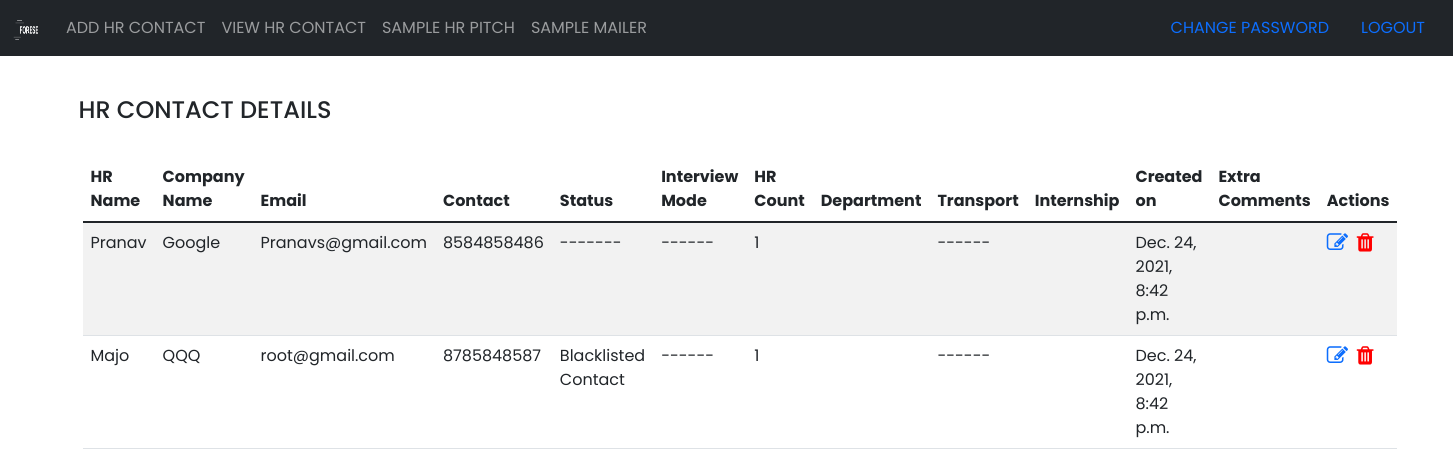
Before: /hr_features/show_hr/ (signed in) with the older database file.
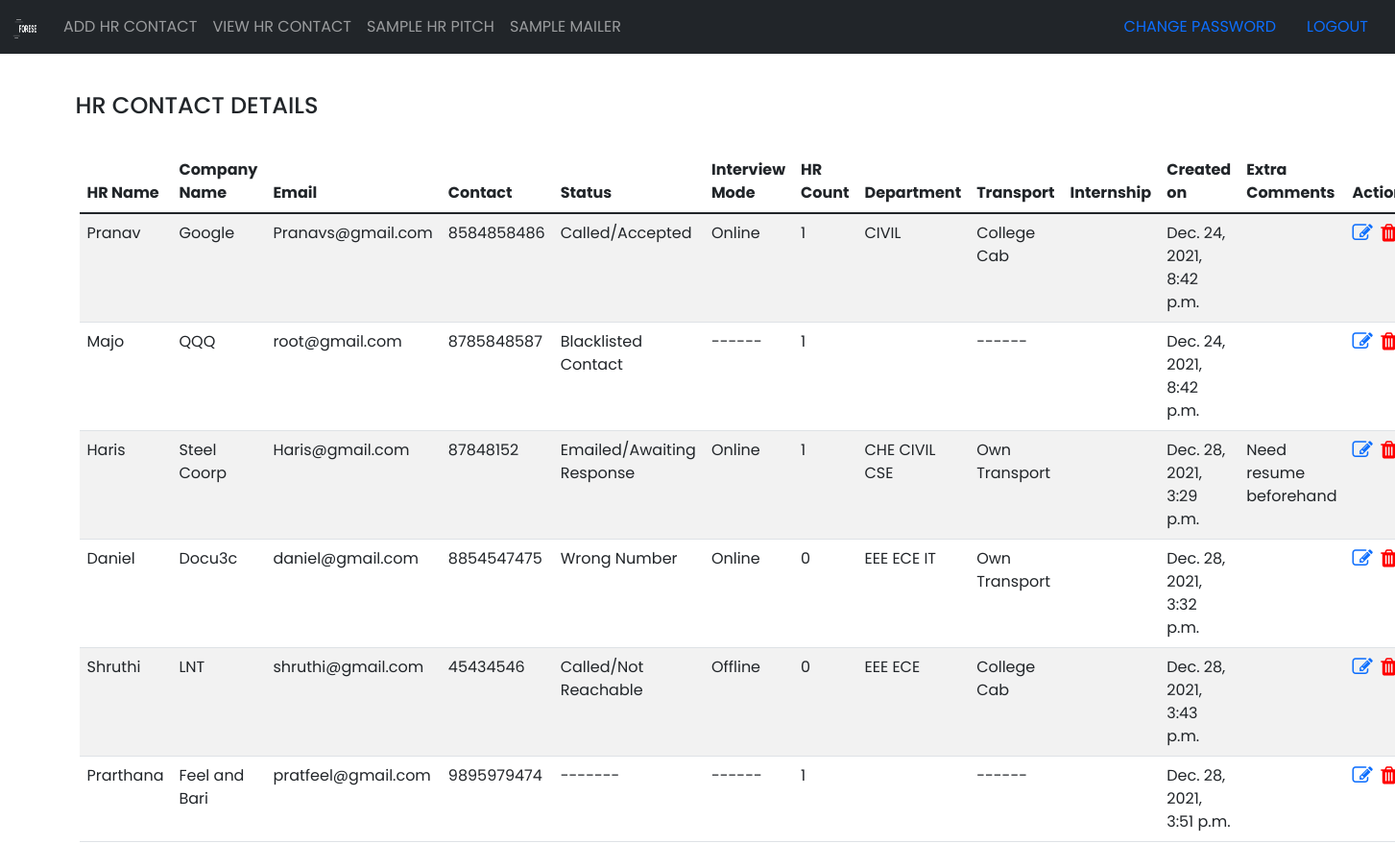
After: the same page with the newer database file.
### hr_features/models.py (models this page shows)
class Hr(models.Model):
    added_by=models.ForeignKey(User,on_delete=models.SET_NULL,null=True)
    fullname=models.CharField( max_length=70)
    companyname=models.CharField( max_length=70)
    email=models.CharField( max_length=70,unique=True)
    mobile = models.CharField(max_length=10,unique=True)
    status=models.CharField(choices=STATUS_CHOICE,max_length=70)
    interview=models.CharField(choices=INTERVIEW_CHOICE,max_length=70)
    hrcount=models.PositiveIntegerField()
    dept=models.CharField(max_length=70)
    transport=models.CharField(choices=TRANSPORT_CHOICE,max_length=70)
    extra_comments=models.TextField()
    internship=models.BooleanField(default=False)
    dtoc=models.DateTimeField(auto_now_add=True,null=True)

### hr_features/views.py (the view)
# urls.py: path('show_hr/',views.show_hr,name='show_hr'),
def show_hr(request):
    if request.user.is_authenticated and check_student(request.user):
       hrs=Hr.objects.filter(added_by=request.user).order_by('dtoc').all()
       return render(request,'hr_features/show.html',{"hrs":hrs})
    else:
        return redirect('student_login')

### students/views.py (called while the page is built)
def check_student(user):
    if user.user_type == 'VOLUNTEER':
        return True
    else:
	    return False

### hr_features/templates/hr_features/show.html (shortened to what this page needs)
{% extends 'hr_features/layout.html' %}
{% load static %}
{% block main %}
<div class="row">
    <h4 class="table table-striped"> HR CONTACT DETAILS</h4>
    <div class="d-flex p-3">
        <table class="table table-striped">
        <thead>
            <tr>
            <th scope="col">HR Name</th>
            <th scope="col">Company Name</th>
            <th scope="col">Email</th>
            <th scope="col">Contact</th>
            <th scope="col">Status</th>
            <th scope="col">Interview Mode</th>
            <th scope="col">HR Count</th>
            <th scope="col">Department</th>
            <th scope="col">Transport</th>
            <th scope="col">Internship</th>
            <th scope="col">Created on</th>
            <th scope="col">Extra Comments</th>
            <th scope="col">Actions</th>
            </tr>
        </thead>
        <tbody>
            {% for hr in hrs %}
            <tr>
                <td>{{hr.fullname}}</td>
                <td>{{hr.companyname}}</td>
                <td>{{hr.email}}</td>
                <td>{{hr.mobile}}</td>
                <td>{{hr.status}}</td>
                <td>{{hr.interview}}</td>
                <td>{{hr.hrcount}}</td>
                <td>{{hr.dept}}</td>
                <td>{{hr.transport}}</td>
                <td>{% if hr.internship %}{% endif %}</td>
                <td>{{hr.dtoc}}</td>
                <td>{{hr.extra_comments}}</td>
               <td><a href="{% url 'update_hr' id=hr.pk %}"><i class="fa fa-edit fa-lg" style=-"color:blue"></i></a>&nbsp;&nbsp;<a href="{% url 'delete_hr' id=hr.pk %}" onclick="return confirmDelete();"><i class="fa fa-trash fa-lg" style="color:red"></i></a></td>
            </tr>
            {% endfor %}
        </tbody>
        </table>
    </div>
</div>
{% endblock %}

### hr_features/templates/hr_features/layout.html (shortened to what this page needs)
{% load static %}
<!DOCTYPE html>
<html lang="en" class="h-100">
  <head>
    <link rel="stylesheet" href="https://cdnjs.cloudflare.com/ajax/libs/font-awesome/4.7.0/css/font-awesome.min.css">
    <link href="https://cdn.jsdelivr.net/npm/bootstrap@5.1.3/dist/css/bootstrap.min.css" rel="stylesheet">
    <link href="{% static 'css/sticky-footer-navbar.css' %}" rel="stylesheet">
  </head>
  <body class="d-flex flex-column h-100">
<header>
  <nav class="navbar navbar-expand-md navbar-dark fixed-top bg-dark">
    <div class="container-fluid">
        <a class="navbar-brand" href="https://www.forese.co.in/">
            <img src="{% static 'images/logo.png' %}"alt="" width="30" height="24">
          </a>
      <div class="collapse navbar-collapse" id="navbarCollapse">
        <ul class="navbar-nav me-auto mb-2 mb-md-0">
          <li class="nav-item">
            <a class="nav-link" href="{% url 'add_hr' %}">ADD HR CONTACT</a>
          </li>
          <li class="nav-item">
            <a class="nav-link" href="{% url 'show_hr_modal' %}">VIEW HR CONTACT</a>
          </li>
          <li class="nav-item">
            <a class="nav-link" href="{% url 'show_hr' %}">SAMPLE HR PITCH</a>
          </li>
          <li class="nav-item">
            <a class="nav-link" href="{% url 'hr_email' %}">SAMPLE MAILER</a>
          </li>
        </ul>
        <div class="d-flex">
          <a class="nav-link" href="{% url 'students_change_password' %}">CHANGE PASSWORD</a>
          <a class="nav-link" href="{% url 'logout' %}">LOGOUT</a>
        </div>
      </div>
    </div>
  </nav>
</header>
<br>
<br>
<br>
<br>
<main class="flex-shrink-0">
  <div class="container-sm">
    {% block main %}
    {% endblock %}
  </div>
</main>
  </body>
</html>

### hr_features/templates/hr_features/layout.html (style rules this page uses)
body { font-family: 'Poppins', sans-serif; background-color: #f2edf7; }

### hr_features/templates/hr_features/show.html (style rules this page uses)
body { background-color:#FFF; }

Changed rows visible on the page:
changed Hr "Pranav": status "-------" → "Called/Accepted"; interview "------" → "Online"; dept (not shown) → "CIVIL"; transport "------" → "College Cab"
added Hr: fullname "Haris", companyname "Steel Coorp", email "Haris@gmail.com", mobile "87848152", status "Emailed/Awaiting Response", interview "Online", hrcount "1", dept "CHE CIVIL CSE", transport "Own Transport", dtoc "Dec. 28, 2021, 3:29 p.m.", extra_comments "Need resume beforehand"
added Hr: fullname "Daniel", companyname "Docu3c", email "daniel@gmail.com", mobile "8854547475", status "Wrong Number", interview "Online", hrcount "0", dept "EEE ECE IT", transport "Own Transport", dtoc "Dec. 28, 2021, 3:32 p.m."
added Hr: fullname "Shruthi", companyname "LNT", email "shruthi@gmail.com", mobile "45434546", status "Called/Not Reachable", interview "Offline", hrcount "0", dept "EEE ECE", transport "College Cab", dtoc "Dec. 28, 2021, 3:43 p.m."
added Hr: fullname "Prarthana", companyname "Feel and Bari", email "pratfeel@gmail.com", mobile "9895979474", status "-------", interview "------", hrcount "1", transport "------", dtoc "Dec. 28, 2021, 3:51 p.m."
